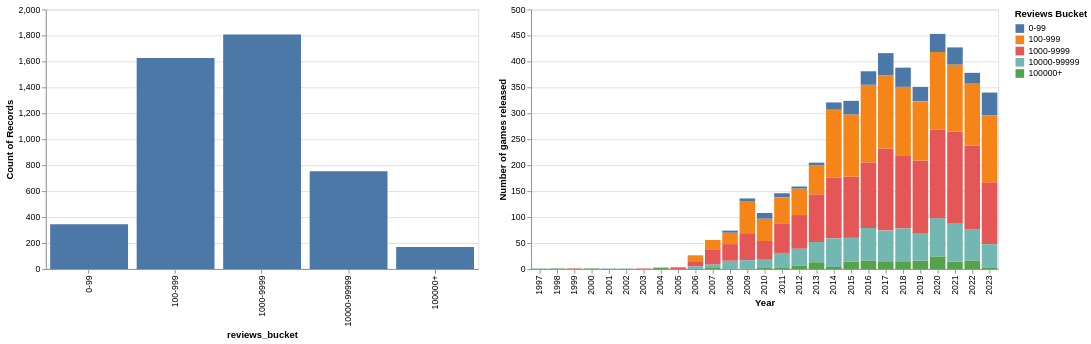

Write a Vega-Lite specification for this figure.
### Vega-Lite specification from a JSON file in a GitHub repository (floating-point values rounded to 4 significant figures; data arrays with more than 128 entries replaced by an {"elided": "..."} marker saying what was removed)
{"config": {"view": {"continuousWidth": 300, "continuousHeight": 300}}, "hconcat": [{"data": {"name": "data-06d065d627e435589fe8e447b7fa9b78"}, "mark": {"type": "bar"}, "encoding": {"x": {"field": "reviews_bucket", "type": "nominal"}, "y": {"aggregate": "count", "type": "quantitative"}}, "width": 500}, {"data": {"name": "data-920c1eb3ea16a0c1745f9b3fc421441f"}, "mark": {"type": "bar"}, "encoding": {"color": {"field": "reviews_bucket", "sort": ["0-99", "100-999", "1000-9999", "10000-99999", "100000+"], "title": "Reviews Bucket", "type": "nominal"}, "tooltip": [{"field": "year", "type": "ordinal"}, {"field": "reviews_bucket", "type": "nominal"}, {"aggregate": "count", "type": "quantitative"}], "x": {"field": "year", "title": "Year", "type": "ordinal"}, "y": {"aggregate": "count", "title": "Number of games released", "type": "quantitative"}}}], "$schema": "https://vega.github.io/schema/vega-lite/v5.20.1.json", "datasets": {"data-06d065d627e435589fe8e447b7fa9b78": {"elided": "4703 records"}, "data-920c1eb3ea16a0c1745f9b3fc421441f": {"elided": "4703 records"}}}
